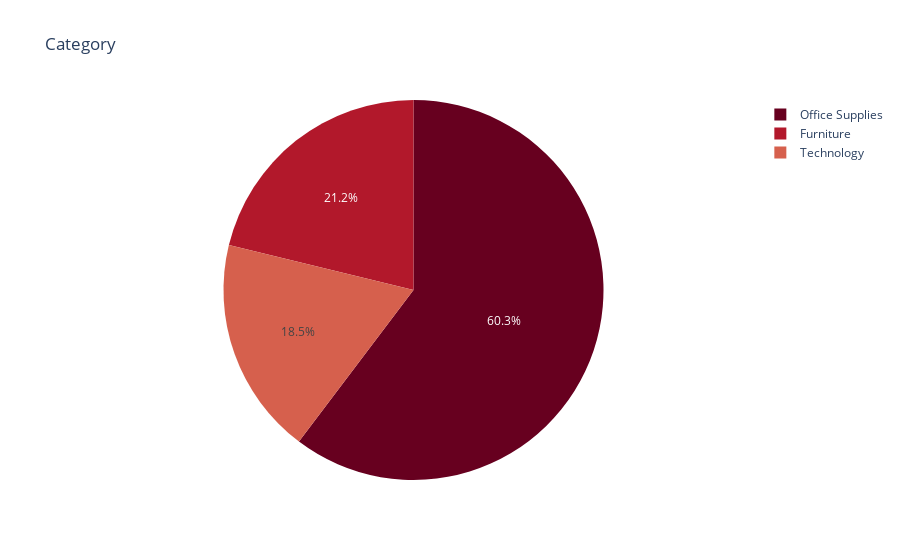

The notebook cell this image was saved under:
### Code cell
fig = px.pie(df, values=np.ones(9800), names='Category', title='Category',color_discrete_sequence=px.colors.sequential.RdBu)
fig.show()

### Figure 1 — Plotly figure (JSON) as saved in the notebook; plotly's stock layout.template omitted (floating-point values rounded to 4 significant figures; data arrays with more than 128 entries replaced by an {"elided": "..."} marker saying what was removed)
{"data": [{"domain": {"x": [0, 1], "y": [0, 1]}, "hovertemplate": "Category=%{label}<br>value=%{value}<extra></extra>", "labels": {"elided": "9800 str values"}, "legendgroup": "", "name": "", "showlegend": true, "type": "pie", "values": {"elided": "9800 int values"}}], "layout": {"legend": {"tracegroupgap": 0}, "piecolorway": ["rgb(103,0,31)", "rgb(178,24,43)", "rgb(214,96,77)", "rgb(244,165,130)", "rgb(253,219,199)", "rgb(247,247,247)", "rgb(209,229,240)", "rgb(146,197,222)", "rgb(67,147,195)", "rgb(33,102,172)", "rgb(5,48,97)"], "title": {"text": "Category"}}}
